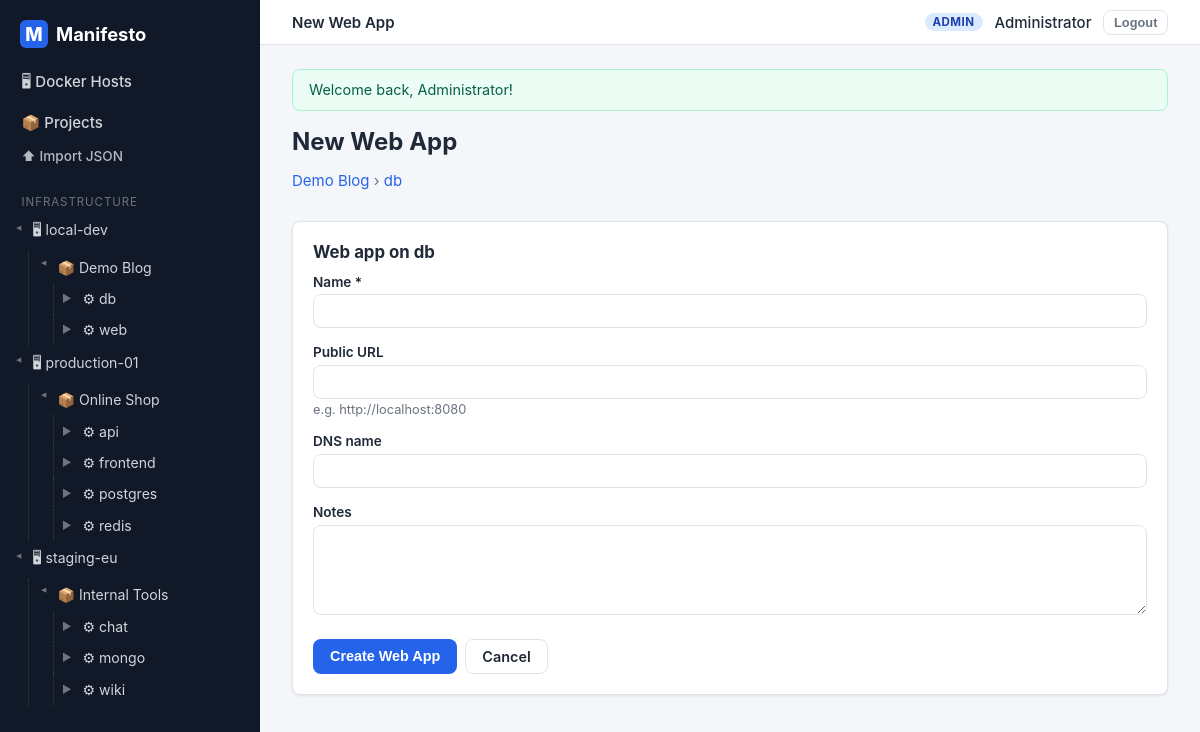
The page /services/2/webapps/create (signed in) on the database its author committed.
### tables this page shows
CREATE TABLE docker_host (
    id             INT UNSIGNED AUTO_INCREMENT PRIMARY KEY,
    name           VARCHAR(128) NOT NULL,
    ip_address     VARCHAR(45)  NULL,
    os             VARCHAR(128) NULL,
    docker_version VARCHAR(32)  NULL,
    notes          TEXT         NULL,
    created_at     TIMESTAMP NOT NULL DEFAULT CURRENT_TIMESTAMP,
    updated_at     TIMESTAMP NOT NULL DEFAULT CURRENT_TIMESTAMP ON UPDATE CURRENT_TIMESTAMP
);

CREATE TABLE service (
    id                   INT UNSIGNED AUTO_INCREMENT PRIMARY KEY,
    project_id           INT UNSIGNED NOT NULL,
    name                 VARCHAR(128) NOT NULL,
    image                VARCHAR(255) NOT NULL,
    restart_policy       ENUM('no','always','on-failure','unless-stopped') NOT NULL DEFAULT 'unless-stopped',
    notes                TEXT NULL,
    command              VARCHAR(512) NULL,
    working_dir          VARCHAR(255) NULL,
    depends_on           VARCHAR(512) NULL COMMENT 'Comma-separated service names',
    build_context        VARCHAR(255) NULL COMMENT 'Path to Dockerfile context, e.g. ./api',
    dockerfile_content   LONGTEXT NULL COMMENT 'Inline Dockerfile content',
    healthcheck_cmd      VARCHAR(512) NULL,
    healthcheck_interval VARCHAR(32) NULL DEFAULT '30s',
    network_mode         VARCHAR(64) NULL,
    created_at           TIMESTAMP NOT NULL DEFAULT CURRENT_TIMESTAMP,
    updated_at           TIMESTAMP NOT NULL DEFAULT CURRENT_TIMESTAMP ON UPDATE CURRENT_TIMESTAMP,
    UNIQUE KEY uq_service_name_per_project (project_id, name),
    CONSTRAINT fk_service_project FOREIGN KEY (project_id)
        REFERENCES project (id) ON DELETE CASCADE
);

CREATE TABLE project (
    id             INT UNSIGNED AUTO_INCREMENT PRIMARY KEY,
    docker_host_id INT UNSIGNED NOT NULL,
    name           VARCHAR(128) NOT NULL,
    slug           VARCHAR(128) NOT NULL,
    description    TEXT NULL,
    created_at     TIMESTAMP NOT NULL DEFAULT CURRENT_TIMESTAMP,
    updated_at     TIMESTAMP NOT NULL DEFAULT CURRENT_TIMESTAMP ON UPDATE CURRENT_TIMESTAMP,
    UNIQUE KEY uq_project_slug (slug),
    KEY idx_project_host (docker_host_id),
    CONSTRAINT fk_project_host FOREIGN KEY (docker_host_id)
        REFERENCES docker_host (id) ON DELETE RESTRICT
);

### src/Core/ViewRenderer.php (called while the page is built, shortened)
<?php
final class ViewRenderer
{
    private static string $viewsPath = __DIR__ . '/../Views';
    public static function render(string $template, array $data = [], string $layout = 'app'): string
    {
        $data['currentUser'] = Auth::user();
        $data['flashes']     = Session::pullFlashes();
        if ($layout === 'app') {
            $data['sidebarTree'] = (new TreeRepository())->fullTree();
        }
        $content = self::renderFile(self::file($template), $data);
        $data['content'] = $content;
        return self::renderFile(self::file('layouts/' . $layout), $data);
    }
    private static function file(string $template): string
    {
        return self::$viewsPath . '/' . $template . '.php';
    }
    private static function renderFile(string $file, array $data): string
    {
        extract($data, EXTR_SKIP);
        require $file;
        return (string) ob_get_clean();
    }
}

### src/Controllers/WebAppController.php (called while the page is built, shortened)
<?php
final class WebAppController
{
    private WebAppRepository $webApps;
    public function __construct()
    {
        $this->webApps = new WebAppRepository();
    }
    public function create(Request $request, string $serviceId): void
    {
        $context = $this->webApps->serviceContext((int) $serviceId);
        Response::view('webapps/create', [
            'title'   => 'New Web App',
            'context' => $context,
        ]);
    }
}

### public/index.php (called while the page is built, shortened)
<?php
$request = Request::capture();
$router = new Router(require MANIFESTO_ROOT . '/config/routes.php');
$router->dispatch($request);

### src/Core/Database.php (called while the page is built, shortened)
<?php
final class Database
{
    private static ?PDO $pdo = null;
    private static array $config;
    public static function configure(array $config): void
    {
        self::$config = $config;
    }
    public static function pdo(): PDO
    {
        if (self::$pdo === null) {
            $c = self::$config;
            $dsn = sprintf(
                'mysql:host=%s;port=%s;dbname=%s;charset=utf8mb4',
                $c['host'],
                $c['port'],
                $c['name']
            );
            self::$pdo = new PDO($dsn, $c['user'], $c['pass'], [
                PDO::ATTR_ERRMODE            => PDO::ERRMODE_EXCEPTION,
                PDO::ATTR_DEFAULT_FETCH_MODE => PDO::FETCH_ASSOC,
                PDO::ATTR_EMULATE_PREPARES   => false,
            ]);
        }
        return self::$pdo;
    }
}

### src/Repositories/WebAppRepository.php (called while the page is built, shortened)
<?php
final class WebAppRepository
{
    public function serviceContext(int $serviceId): ?array
    {
        $stmt = Database::pdo()->prepare(
            'SELECT s.id   AS service_id, s.name AS service_name,
                    p.id   AS project_id, p.name AS project_name
             FROM service s
             JOIN project p ON p.id = s.project_id
             WHERE s.id = :id LIMIT 1'
        );
        $stmt->execute(['id' => $serviceId]);
        $row = $stmt->fetch();
        return $row === false ? null : $row;
    }
}

### src/Core/Request.php (called while the page is built, shortened)
<?php
final class Request
{
    private static ?string $basePath = null;
    public static function basePath(): string
    {
        if (self::$basePath === null) {
            $scriptDir = str_replace('\\', '/', dirname($_SERVER['SCRIPT_NAME'] ?? '/'));
            $scriptDir = rtrim($scriptDir, '/');
            self::$basePath = $scriptDir === '/' ? '' : $scriptDir;
        }
        return self::$basePath;
    }
}

### src/Core/helpers.php (called while the page is built, shortened)
<?php
function e(?string $value): string
{
    return htmlspecialchars($value ?? '', ENT_QUOTES, 'UTF-8');
}
function url(string $path = '/'): string
{
    $base = Request::basePath();
    return $base . '/' . ltrim($path, '/');
}
function old(string $key, ?string $default = null): string
{
    $old = Session::get('_old_input', []);
    return e($old[$key] ?? $default ?? '');
}

### src/Core/Session.php (called while the page is built, shortened)
<?php
final class Session
{
    public static function get(string $key, mixed $default = null): mixed
    {
        return $_SESSION[$key] ?? $default;
    }
}

### src/Repositories/TreeRepository.php (called while the page is built, shortened)
<?php
final class TreeRepository
{
    public function fullTree(): array
    {
        $pdo = Database::pdo();
        $hosts = [];
        foreach ($pdo->query('SELECT id, name FROM docker_host ORDER BY name') as $row) {
            $row['projects'] = [];
            $hosts[(int) $row['id']] = $row;
        }
        $projects = [];
        foreach ($pdo->query('SELECT id, docker_host_id, name FROM project ORDER BY name') as $row) {
            $row['services'] = [];
            $projects[(int) $row['id']] = $row;
        }
        $services = [];
        foreach ($pdo->query('SELECT id, project_id, name FROM service ORDER BY name') as $row) {
            $row['webapps'] = [];
            $services[(int) $row['id']] = $row;
        }
        foreach ($pdo->query('SELECT id, service_id, name FROM web_app ORDER BY name') as $row) {
            $sid = (int) $row['service_id'];
            if (isset($services[$sid])) {
                $services[$sid]['webapps'][] = $row;
            }
        }
        foreach ($services as $service) {
            $pid = (int) $service['project_id'];
            if (isset($projects[$pid])) {
                $projects[$pid]['services'][] = $service;
            }
        }
        foreach ($projects as $project) {
            $hid = (int) $project['docker_host_id'];
            if (isset($hosts[$hid])) {
                $hosts[$hid]['projects'][] = $project;
            }
        }
        return array_values($hosts);
    }
}

### src/Views/webapps/create.php (the view, shortened to what this page needs)
<div class="page-head">
    <div>
        <h1>New Web App</h1>
        <p class="muted">
            <a href="<?= url('/projects/' . $context['project_id']) ?>"><?= e($context['project_name']) ?></a>
            &rsaquo;
            <a href="<?= url('/services/' . $context['service_id']) ?>"><?= e($context['service_name']) ?></a>
        </p>
    </div>
</div>
<div class="card">
    <h2 class="card-title">Web app on <?= e($context['service_name']) ?></h2>
    <form method="post" action="<?= url('/services/' . $context['service_id'] . '/webapps') ?>">
        <div class="form-group">
            <label for="name">Name *</label>
            <input type="text" id="name" name="name" value="<?= old('name') ?>" maxlength="128" required autofocus>
        </div>
        <div class="form-group">
            <label for="public_url">Public URL</label>
            <input type="url" id="public_url" name="public_url" value="<?= old('public_url') ?>">
            <p class="field-hint">e.g. http://localhost:8080</p>
        </div>
        <div class="form-group">
            <label for="dns_name">DNS name</label>
            <input type="text" id="dns_name" name="dns_name" value="<?= old('dns_name') ?>">
        </div>
        <div class="form-group">
            <label for="notes">Notes</label>
            <textarea id="notes" name="notes" rows="4"><?= old('notes') ?></textarea>
        </div>
        <div class="form-footer">
            <button type="submit" class="btn btn-primary">Create Web App</button>
            <a class="btn btn-secondary" href="<?= url('/services/' . $context['service_id']) ?>">Cancel</a>
        </div>
    </form>
</div>

### src/Core/Router.php (shortened to what this page needs)
<?php
final class Router
{
    public function dispatch(Request $request): never
    {
        foreach ($this->routes as $route) {
            [$method, $pattern, $class, $action] = $route;
            if ($method !== $request->method) {
                continue;
            }
            $params = $this->match($pattern, $request->path);
            if ($params === null) {
                continue;
            }
            $request->setRouteParams($params);
            $controller = new $class();
            $controller->$action($request, ...array_values($params));
            exit;
        }
    }
    private function match(string $pattern, string $path): ?array
    {
        $regex = preg_replace('/\{(\w+)\}/', '(?P<$1>[^/]+)', $pattern);
        if (!preg_match('#^' . $regex . '$#', $path, $m)) {
            return null;
        }
        return array_filter($m, 'is_string', ARRAY_FILTER_USE_KEY);
    }
}

### src/Views/partials/sidebar.php (shortened to what this page needs)
<?php
$tree = $sidebarTree ?? [];
?>
<aside class="sidebar">
    <a class="sidebar-brand" href="<?= url('/') ?>">
        <span class="brand-mark">M</span> Manifesto
    </a>
    <nav class="sidebar-nav">
        <a href="<?= url('/docker-hosts') ?>">🖥 Docker Hosts</a>
        <a href="<?= url('/projects') ?>">📦 Projects</a>
        <?php if (($currentUser['role'] ?? '') === 'admin'): ?>
            <a href="<?= url('/projects/import') ?>" style="font-size:.85rem;opacity:.85;">⬆ Import JSON</a>
        <?php endif; ?>
    </nav>
    <div class="sidebar-tree">
        <div class="tree-title">Infrastructure</div>
        <?php foreach ($tree as $host): ?>
            <details open>
                <summary>
                    <a class="tree-link tree-host" href="<?= url('/docker-hosts/' . $host['id']) ?>">🖥 <?= e($host['name']) ?></a>
                </summary>
                <?php foreach ($host['projects'] as $project): ?>
                    <details open class="tree-indent">
                        <summary>
                            <a class="tree-link tree-project" href="<?= url('/projects/' . $project['id']) ?>">📦 <?= e($project['name']) ?></a>
                        </summary>
                        <?php foreach ($project['services'] as $service): ?>
                            <details class="tree-indent">
                                <summary>
                                    <a class="tree-link tree-service" href="<?= url('/services/' . $service['id']) ?>">⚙ <?= e($service['name']) ?></a>
                                </summary>
                            </details>
                        <?php endforeach; ?>
                    </details>
                <?php endforeach; ?>
            </details>
        <?php endforeach; ?>
    </div>
</aside>

### rows shown on the page
docker_host: name "local-dev", name "Demo Blog", name "db"
service: name "web"
docker_host: name "production-01"
project: name "Online Shop"
service: name "api"
service: name "frontend"
service: name "postgres"
service: name "redis"
docker_host: name "staging-eu"
project: name "Internal Tools"
service: name "chat"
service: name "mongo"
service: name "wiki"
service: project.name "Demo Blog", name "db"

### other values the page prints
$flash['message'] "Welcome back, Administrator!"
